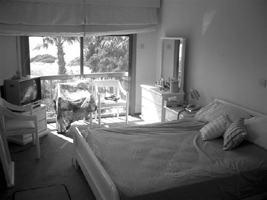
//> input picture TermProject/ProjData/Train/bedroom/image_0009.jpg, 267 x 200 px; its folder holds 4 pictures in this run
$ ./TermProject   (built with g++ and OpenCV 4)
//> lines starting //> are read from the running program, lines starting //| are printed output that depends on the picture
#include <iostream>
#include <filesystem>
#include <opencv2/core/saturate.hpp>
#include <opencv2/core/types.hpp>
#include <opencv2/imgproc.hpp>
#include <string>
#include <opencv2/core.hpp>
#include <opencv2/imgcodecs.hpp>
#include <opencv2/highgui.hpp>
#include <opencv2/features2d.hpp>
#include <opencv2/xfeatures2d.hpp>
#include <opencv2/ml.hpp>


using namespace cv;
using namespace cv::ml;
using std::cout;
using std::endl;
using std::vector;
using std:: string;

void adjust_brightness(Mat& img) {
    double avg_brightness = cv::mean(img)[0] / 255; // cv::mean returns a Scalar (4-element vector). In this case, only the first element have a value,
                                                    // all other 3 elements is 0. So get first element
                                                    // adjust brightness
    if (avg_brightness > 0.6 || avg_brightness < 0.4) {
        // decrease brightness
        double factor = 0.5 / avg_brightness;
        Mat new_img(img.size(), CV_8UC1, Scalar(0));
        Mat look_up_table(1, 256, CV_8U);
        uchar* p = look_up_table.ptr();
        for (int i = 0; i < 256; i++) {
            p[i] = saturate_cast<uchar>(i * factor);
        }
        LUT(img, look_up_table, new_img);
        img = new_img;
    }
}

Mat question1(Mat& img, std::string img_name, bool write_file = false) {
    adjust_brightness(img);
    // resize
    Mat img_200, img_50;
    resize(img, img_200, Size(200, 200));
    resize(img, img_50, Size(50, 50));
    if (write_file) {
        std::string dir = "./ResultImgs/" + img_name;
        imwrite(dir + "_200.jpg", img_200);
        imwrite(dir + "_50.jpg", img_50);
    }
    img_50.convertTo(img_50, CV_32F);
    img_50 = img_50.reshape(1, 1);
    return img_50;
}

// [81 lines left out: functions question2, question3, question4, question5, not called in this run]

void prepare_data(Mat& train_data, Mat& train_label, Mat& test_data, Mat& test_label, int question) {
//> called with question = 1
    Mat img;
    std::string parent = "./ProjData/Train/bedroom";
    std::string img_name;
    bool write_file = true;
    for (const auto & entry : std::filesystem::directory_iterator{parent}) {
        // read as grayscale
        img = imread(entry.path(), IMREAD_GRAYSCALE);
//> img is the input picture: 200 rows x 267 cols, CV_8UC1; min 0, max 255, mean 103.5
        img_name = entry.path().stem();
        // question1(img, img_name, write_file);
        // question2(img, img_name, write_file);
        if (question == 1) {
            train_data.push_back(question1(img, img_name, write_file));
//> in adjust_brightness, `double avg_brightness = cv::mean(img)[0] / 255;`: avg_brightness = 0.406
//> in question1, `resize(img, img_200, Size(200, 200));`:
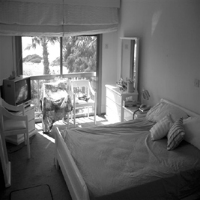
//> img_200: 200 rows x 200 cols, CV_8UC1; min 0, max 255, mean 103.5
//> in question1, `resize(img, img_50, Size(50, 50));`:
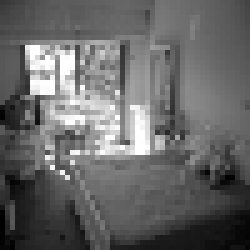
//> img_50: 50 rows x 50 cols, CV_8UC1 (shown 5 times larger); min 0, max 255, mean 103
//> in question1, `img_50 = img_50.reshape(1, 1);`: img_50 = 2500 values, max 255 at index 456, min 0 at index 2150, mean 103
//> train_data has the same summary as img_50 in question1
        }
        else if (question == 2) {
            train_data.push_back(question2(img, img_name, write_file));
        }
        else if (question == 3) {
            train_data.push_back(question3(img, img_name, write_file));
        }
        Mat label = Mat::ones(1, 1, CV_32F);
        label.at<int>(0) = 0;
        train_label.push_back(label); // bedroom
    }
//> pass 2 of the loop in prepare_data, `for (const auto & entry : std::filesystem::directory_iterator{parent})`:
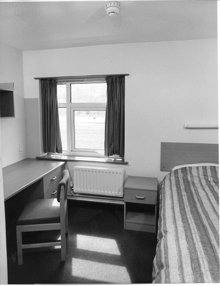
//> input picture TermProject/ProjData/Train/bedroom/image_0010.jpg, 220 x 286 px
//> in prepare_data, img is the input picture: 286 rows x 220 cols, CV_8UC1; min 11, max 255, mean 146.4
//> in question1 (call 2), `resize(img, img_200, Size(200, 200));`:
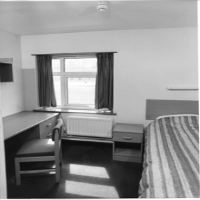
//> img_200: 200 rows x 200 cols, CV_8UC1; min 12, max 255, mean 146.2
//> in question1 (call 2), `resize(img, img_50, Size(50, 50));`:
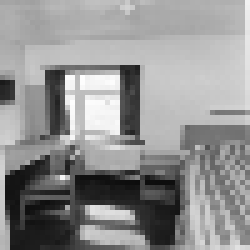
//> img_50: 50 rows x 50 cols, CV_8UC1 (shown 5 times larger); min 13, max 254, mean 145.2
//> in question1 (call 2), `img_50 = img_50.reshape(1, 1);`: img_50 = 2500 values, max 254 at index 766, min 13 at index 1825, mean 145.2
//> pass 3 of the loop in prepare_data, `for (const auto & entry : std::filesystem::directory_iterator{parent})`:
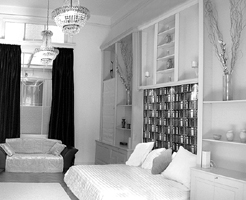
//> input picture TermProject/ProjData/Train/bedroom/image_0005.jpg, 246 x 200 px
//> in prepare_data, img is the input picture: 200 rows x 246 cols, CV_8UC1; min 0, max 255, mean 160.5
//> avg_brightness = 0.63
//> factor = 0.794
//> after the loop in adjust_brightness (call 3), `for (int i = 0; i < 256; i++)`: look_up_table = 256 values from 0 to 203
//> in adjust_brightness (call 3), `LUT(img, look_up_table, new_img);`:
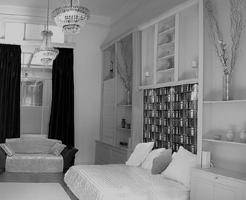
//> new_img: 200 rows x 246 cols, CV_8UC1; min 0, max 203, mean 127.5
//> in question1 (call 3), `resize(img, img_50, Size(50, 50));`:
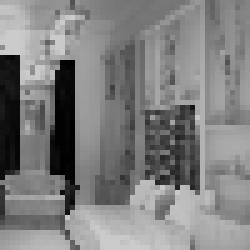
//> img_50: 50 rows x 50 cols, CV_8UC1 (shown 5 times larger); min 0, max 203, mean 127.6
//> in question1 (call 3), `img_50 = img_50.reshape(1, 1);`: img_50 = 2500 values, max 203 at index 164, min 0 at index 1214, mean 127.6
//> the loop made 4 passes; the first 3 are shown

    parent = "./ProjData/Train/Coast";
//> (the run ends here: the program stops with an error, at `for (const auto & entry : std::filesystem::directory_iterator{parent})`)
